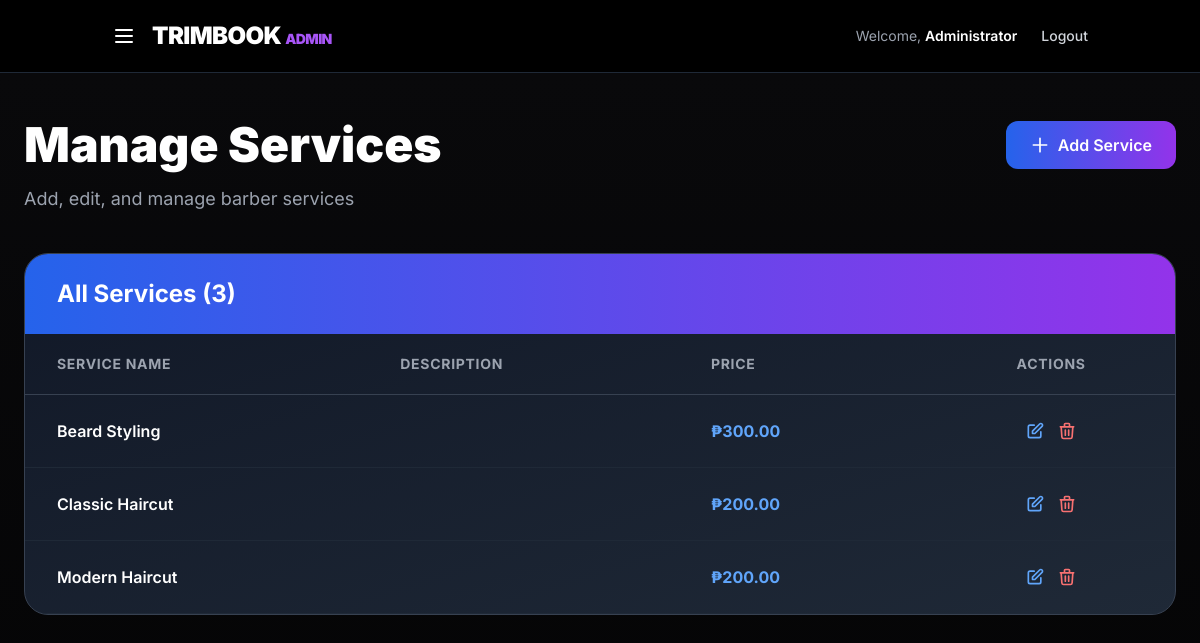
Page /dashboards/admin_manageservices.php on the committed database.
### tables this page shows
CREATE TABLE `services` (
  `service_id` int(11) NOT NULL,
  `service_name` varchar(100) NOT NULL,
  `description` text DEFAULT NULL,
  `price` decimal(10,2) NOT NULL
);

### dashboards/admin_manageservices.php (the view, shortened to what this page needs)
<?php
require_once('../includes/dbconfig.php');
$admin_name = $_SESSION['admin_name'] ?? 'Administrator';
$services = [];
    $query = "SELECT service_id, service_name, description, price FROM services ORDER BY service_name ASC";
    $result = $conn->query($query);
    while ($row = $result->fetch_assoc()) {
        $services[] = $row;
    }
?>
<!DOCTYPE html>
<html lang="en">
<head>
  <script src="https://cdn.tailwindcss.com"></script>
</head>
<body class="bg-black text-white antialiased">
  <header class="bg-black/80 backdrop-blur-lg border-b border-gray-800 no-print">
    <nav class="container mx-auto flex justify-between items-center py-5 px-6">
      <div class="flex items-center space-x-4">
        <button onclick="toggleSidebar()" class="text-white hover:text-purple-400 transition">
          <svg class="w-6 h-6" fill="none" stroke="currentColor" viewBox="0 0 24 24">
            <path stroke-linecap="round" stroke-linejoin="round" stroke-width="2" d="M4 6h16M4 12h16M4 18h16"></path>
          </svg>
        </button>
        <a href="admin_dashboard.php" class="text-2xl font-black tracking-tight">TRIMBOOK <span class="text-purple-500 text-sm">ADMIN</span></a>
      </div>
      <div class="flex items-center space-x-6">
        <span class="text-gray-400 text-sm hidden md:block">Welcome, <span class="text-white font-semibold"><?= htmlspecialchars($admin_name) ?></span></span>
        <a href="../auth/logout.php" class="text-sm font-medium text-gray-300 hover:text-white transition hidden md:block">Logout</a>
      </div>
    </nav>
  </header>
  <main class="min-h-screen bg-gradient-to-b from-zinc-950 to-black py-12 px-6">
    <div class="container mx-auto max-w-6xl">
      <div class="mb-10">
        <div class="flex items-center justify-between mb-4">
          <div class="flex items-center space-x-4">
            <h1 class="text-4xl md:text-5xl font-black">
              Manage Services
            </h1>
          </div>
          <button onclick="openModal()" class="bg-gradient-to-r from-blue-600 to-purple-600 text-white px-6 py-3 rounded-xl font-semibold hover:shadow-xl hover:shadow-purple-500/50 transition transform hover:scale-105 flex items-center space-x-2">
            <svg class="w-5 h-5" fill="none" stroke="currentColor" viewBox="0 0 24 24">
              <path stroke-linecap="round" stroke-linejoin="round" stroke-width="2" d="M12 4v16m8-8H4"></path>
            </svg>
            <span>Add Service</span>
          </button>
        </div>
        <p class="text-gray-400 text-lg">Add, edit, and manage barber services</p>
      </div>
      <div class="bg-gradient-to-br from-gray-900 to-gray-800 border border-gray-700 rounded-3xl overflow-hidden">
        <div class="bg-gradient-to-r from-blue-600 to-purple-600 px-8 py-6">
          <h2 class="text-2xl font-bold">All Services (<?= count($services) ?>)</h2>
        </div>
        <?php if (count($services) > 0): ?>
          <div class="overflow-x-auto">
            <table class="w-full">
              <thead class="border-b border-gray-700">
                <tr class="text-gray-400 text-sm font-semibold uppercase tracking-wider">
                  <th class="px-8 py-5 text-left">Service Name</th>
                  <th class="px-8 py-5 text-left">Description</th>
                  <th class="px-8 py-5 text-left">Price</th>
                  <th class="px-8 py-5 text-center">Actions</th>
                </tr>
              </thead>
              <tbody>
                <?php foreach ($services as $service): ?>
                  <tr class="service-row border-b border-gray-800 transition">
                    <td class="px-8 py-6 font-semibold"><?= htmlspecialchars($service['service_name']) ?></td>
                    <td class="px-8 py-6 text-gray-300 text-sm max-w-xs truncate">
                    </td>
                    <td class="px-8 py-6 font-bold text-blue-400">₱<?= number_format($service['price'], 2) ?></td>
                    <td class="px-8 py-6 text-center">
                      <div class="flex items-center justify-center space-x-3">
                        <button onclick="editService(<?= htmlspecialchars(json_encode($service)) ?>)" class="text-blue-400 hover:text-blue-300 transition">
                          <svg class="w-5 h-5" fill="none" stroke="currentColor" viewBox="0 0 24 24">
                            <path stroke-linecap="round" stroke-linejoin="round" stroke-width="2" d="M11 5H6a2 2 0 00-2 2v11a2 2 0 002 2h11a2 2 0 002-2v-5m-1.414-9.414a2 2 0 112.828 2.828L11.828 15H9v-2.828l8.586-8.586z"></path>
                          </svg>
                        </button>
                        <button onclick="deleteService(<?= $service['service_id'] ?>, '<?= htmlspecialchars($service['service_name']) ?>')" class="text-red-400 hover:text-red-300 transition">
                          <svg class="w-5 h-5" fill="none" stroke="currentColor" viewBox="0 0 24 24">
                            <path stroke-linecap="round" stroke-linejoin="round" stroke-width="2" d="M19 7l-.867 12.142A2 2 0 0116.138 21H7.862a2 2 0 01-1.995-1.858L5 7m5 4v6m4-6v6m1-10V4a1 1 0 00-1-1h-4a1 1 0 00-1 1v3M4 7h16"></path>
                          </svg>
                        </button>
                      </div>
                    </td>
                  </tr>
                <?php endforeach; ?>
              </tbody>
            </table>
          </div>
        <?php endif; ?>
      </div>
    </div>
  </main>
</body>
</html>

### dashboards/admin_manageservices.php (style rules this page uses)
body { font-family: 'Inter', sans-serif; }

### rows in the picture
services: service_name "Beard Styling", price "300.00"
services: service_name "Classic Haircut", price "200.00"
services: service_name "Modern Haircut", price "200.00"

### other values in the picture
$admin_name "Administrator"
count($services) "3"
